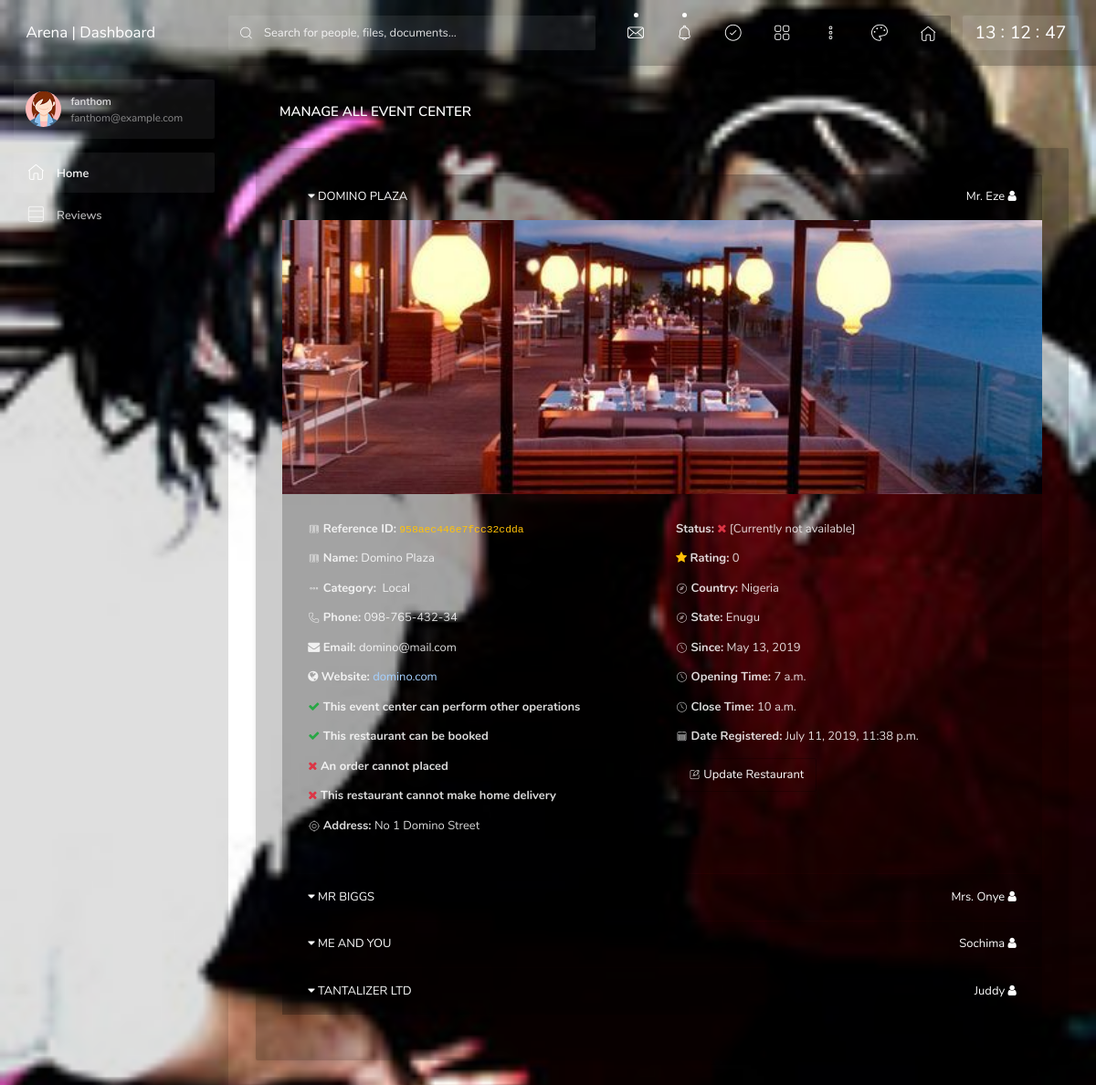
The page /dashboard/all_restaurants/ (signed in) on the database its author committed.
### index/models.py (models this page shows, shortened)
class UserProfile(AbstractUser):
    user = models.OneToOneField(settings.AUTH_USER_MODEL, on_delete=models.CASCADE, null=True)
    username = models.CharField(_('username'), max_length=20, unique=True)
    is_staff = models.BooleanField(default=False, blank=True)
    is_active = models.BooleanField(default=True)
    avatar = models.ImageField(upload_to='avatars/', default='avatars/user_avatar.png')
    date_created = models.DateTimeField(default=timezone.now, blank=True)
    USERNAME_FIELD = 'username'
    REQUIRED_FIELDS = []
    objects = CustomUserManager()

### restaurant/models.py (models this page shows, shortened)
class Restaurant(models.Model):
    CHOICES = (
        ('Local', 'LOCAL'),
        ('International', 'INTERNATIONAL')
    )
    owner = models.CharField(max_length=20, null=True)
    name = models.CharField(max_length=20, null=True)
    ref_id = models.CharField(max_length=100, null=True)
    category = models.CharField(max_length=20, choices=CHOICES, null=True)
    phone = models.CharField(max_length=20, null=True)
    mail = models.EmailField(max_length=30, null=True)
    website = models.CharField(max_length=50, null=True)
    has_extras = models.BooleanField(default=False)
    can_book = models.BooleanField(default=False)
    can_place_order = models.BooleanField(default=False)
    can_make_home_delivery = models.BooleanField(default=False)
    address = models.TextField(max_length=100, null=True)
    country = models.CharField(max_length=20, choices=countries())
    state = models.CharField(max_length=20, choices=states())
    rating = models.IntegerField(default=0)
    open_time = models.TimeField(null=True)
    close_time = models.TimeField(null=True)
    image_rep = models.ImageField(upload_to=format_restaurant_img_path)
    date_history = models.DateField(null=True)
    date_registered = models.DateTimeField(default=timezone.now)

### dashboard/views.py (the view)
# urls.py: path(r'all_restaurants/', views.view_all_restaurants, name='viewAllRestaurants'),
@login_required
def view_all_restaurants(request):
    page = request.GET.get('page')
    if page is None:
        page = 1
    restaurant = Restaurant.objects.all().order_by('date_registered')
    paginator = Paginator(restaurant, 10)
    try:
        restaurants = paginator.get_page(page)
    except PageNotAnInteger:
        restaurants = paginator.get_page(1)
    except EmptyPage:
        restaurants = Paginator.get_page(paginator.num_pages)
    return render(request, 'arena/admin/viewAllRestaurant.html', {'all_restaurant': restaurants})

### dashboard/templates/arena/admin/viewAllRestaurant.html (shortened to what this page needs)
{% extends 'arena/dash_base.html' %}
{% load static %}
{% block content %}
    <div class="content__inner">
        <header class="content__title">
            <h1>Manage All Event Center</h1>
        </header>
        <div class="card">
            <div class="card-body">
                {% if all_restaurant %}
                    <div class="accordion" id="accordionExample">
                        {% for center in all_restaurant %}
                            <div class="card">
                                <div class="card-header">
                                    <a data-toggle="collapse" data-target="#collapse{{ forloop.counter }}" class="collapsed" aria-expanded="false">
                                        <i class="fa fa-caret-down"></i>&nbsp;{{ center.name | upper }}
                                        <span class="pull-right">
                                                {{ center.owner }}&nbsp;<i class="fa fa-user"></i>
                                            </span>
                                    </a>
                                </div>
                                <div id="collapse{{ forloop.counter }}" class="collapse {% if forloop.counter == 1 %}show{% endif %}" data-parent="#accordionExample" style="">
                                    <div class="col-md-12" style="background:url('{{ center.image_rep.url }}') no-repeat center center; background-size:cover;height:300px;"></div>
                                    <div class="card-body">
                                        <div class="row">
                                            <div class="col-md-6">
                                                <p>
                                                    <b><i class="zwicon-bar-code"></i>&nbsp;Reference ID:</b>&nbsp;<code>{{ center.ref_id }}</code>
                                                </p>
                                                <p>
                                                    <b><i class="zwicon-bar-code"></i>&nbsp;Name:</b>&nbsp;{{ center.name }}
                                                </p>
                                                <p>
                                                    <b><i class="zwicon-more-v"></i>&nbsp;Category:</b>&nbsp; {{ center.category}}
                                                </p>
                                                <p>
                                                    <b><i class="zwicon-phone"></i>&nbsp;Phone:</b>&nbsp;{{ center.phone }}
                                                </p>
                                                <p>
                                                    <b><i class="fa fa-envelope"></i>&nbsp;Email:</b>&nbsp;{{ center.mail }}
                                                </p>
                                                <p>
                                                    <b><i class="fa fa-globe"></i>&nbsp;Website:</b>&nbsp;<a href="http://{{ center.website }}">{{ center.website }}</a>
                                                </p>
                                                <p>
                                                    {% if center.has_extras %}
                                                        <b><i class="fa fa-check text-success"></i>&nbsp;This event center can perform other operations</b>
                                                    {% else %}
                                                        <b><i class="fa fa-close text-danger"></i>&nbsp;This event center cannot perform other operations</b>
                                                    {% endif %}
                                                </p>
                                                <p>
                                                    {% if center.can_book %}
                                                        <b><i class="fa fa-check text-success"></i>&nbsp;This restaurant can be booked</b>
                                                    {% else %}
                                                        <b><i class="fa fa-close text-danger"></i>&nbsp;This restaurant cannot be booked</b>
                                                    {% endif %}
                                                </p>
                                                <p>
                                                    {% if center.can_place_order %}
                                                        <b><i class="fa fa-check text-success"></i>&nbsp;An order can placed</b>
                                                    {% else %}
                                                        <b><i class="fa fa-close text-danger"></i>&nbsp;An order cannot placed</b>
                                                    {% endif %}
                                                </p>
                                                <p>
                                                    {% if center.can_make_home_delivery %}
                                                        <b><i class="fa fa-check text-success"></i>&nbsp;This restaurant can make home delivery</b>
                                                    {% else %}
                                                        <b><i class="fa fa-close text-danger"></i>&nbsp;This restaurant cannot make home delivery</b>
                                                    {% endif %}
                                                </p>
                                                <p>
                                                    <b><i class="zwicon-my-location"></i>&nbsp;Address:</b>&nbsp;{{ center.address }}
                                                </p>
                                            </div>
                                            <div class="col-md-6">
                                                <p>
                                                    {% if not center.availability %}
                                                        <b>Status:</b> <i class="fa fa-close text-danger"></i>&nbsp;[Currently not available]
                                                    {% else %}
                                                        <b>Status:</b> <i class="fa fa-check text-success"></i>&nbsp;[Currently Available]
                                                    {% endif %}
                                                </p>
                                                <p>
                                                    <b><i class="fa fa-star text-warning"></i>&nbsp;Rating:</b>&nbsp;{{ center.rating }}
                                                </p>
                                                <p>
                                                    <b><i class="zwicon-compass"></i>&nbsp;Country:</b>&nbsp;{{ center.country }}
                                                </p>
                                                <p>
                                                    <b><i class="zwicon-compass"></i>&nbsp;State:</b>&nbsp;{{ center.state }}
                                                </p>
                                                <p>
                                                    <b><i class="zwicon-clock"></i>&nbsp;Since:</b>&nbsp;{{ center.date_history }}
                                                </p>
                                                <p>
                                                    <b><i class="zwicon-clock"></i>&nbsp;Opening Time:</b>&nbsp;{{ center.open_time }}
                                                </p>
                                                <p>
                                                    <b><i class="zwicon-clock"></i>&nbsp;Close Time:</b>&nbsp;{{ center.close_time }}
                                                </p>
                                                <p>
                                                    <b><i class="zwicon-calendar-month"></i>&nbsp;Date Registered:</b>&nbsp;{{ center.date_registered }}
                                                </p>
                                                <p>
                                                    <a href="{% url 'arena:arena_dashboard:addRestaurant'%}?center={{ center.ref_id }}&id={{ center.id }}&pos={{ all_restaurant.number }}" class="btn btn-outline-theme-dark"><i class="zwicon-edit-square-feather"></i> Update Restaurant</a>
                                                </p>
                                            </div>
                                        </div>
                                    </div>
                                </div>
                            </div>
                        {% endfor %}
                        <div class="col-md-12" style="padding-top:20px">
                        </div>
                    </div>
                {% else %}
                    <h2>No Restaurant Available</h2>
                {% endif %}
            </div>
        </div>
    </div>
{% endblock %}

### dashboard/templates/arena/dash_base.html (shortened to what this page needs)
<!DOCTYPE html>
<html lang="en">
<head>
    {% load static %}
    <link rel="stylesheet" href="{% static 'arena/resources/vendors/zwicon/zwicon.min.css' %}">
    <link rel="stylesheet" href="{% static 'arena/resources/vendors/animate.css/animate.min.css' %}">
    <link rel="stylesheet" href="{% static 'arena/resources/vendors/overlay-scrollbars/OverlayScrollbars.min.css' %}">
    <link rel="stylesheet" href="{% static 'arena/resources/vendors/fullcalendar/core/main.min.css' %}">
    <link rel="stylesheet" href="{% static 'arena/resources/vendors/fullcalendar/daygrid/main.min.css' %}">
    <link rel="stylesheet" href="{% static 'arena/plugins/font-awesome-4.7.0/css/font-awesome.min.css' %}">
    <link rel="stylesheet" href="{% static 'arena/resources/css/app.min.css' %}">
    <link rel="stylesheet" href="{% static 'arena/resources/css/custom.css' %}">
</head>
<body data-sa-theme="2">
<main class="main" id="arena-dashboard">
    <header class="header">
        <div class="logo d-none d-sm-inline-flex">
            <a href="{% url 'arena:arena_dashboard:index' %}">Arena | Dashboard</a>
        </div>
        <form class="search">
            <div class="search__inner">
                <input type="text" class="search__text" placeholder="Search for people, files, documents...">
                <i class="zwicon-search search__helper"></i>
            </div>
        </form>
        <ul class="top-nav">
            <li class="dropdown">
                <a href="#" data-toggle="dropdown" class="top-nav__notify"><i class="zwicon-mail"></i></a>
            </li>
            <li class="dropdown top-nav__notifications">
                <a href="#" data-toggle="dropdown" class="top-nav__notify">
                    <i class="zwicon-bell"></i>
                </a>
            </li>
            <li class="dropdown d-none d-sm-inline-block">
                <a href="#" data-toggle="dropdown"><i class="zwicon-checkmark-circle"></i></a>
            </li>
            <li class="dropdown d-none d-sm-inline-block">
                <a href="#" data-toggle="dropdown"><i class="zwicon-grid"></i></a>
            </li>
            <li class="dropdown d-none d-sm-inline-block">
                <a href="#" data-toggle="dropdown"><i class="zwicon-more-h"></i></a>
            </li>
            <li class="d-none d-sm-inline-block">
                <a href="#" class="top-nav__themes" data-sa-action="aside-open" data-sa-target=".themes"><i class="zwicon-palette"></i></a>
            </li>
            <li class="d-none d-sm-inline-block">
                <a class="btn btn-theme-dark btn--icon" href="{% url 'arena:index' %}"><i class="zwicon-home"></i></a>
            </li>
        </ul>
        <div class="clock d-none d-md-inline-block">
            <div class="time">
                <span class="time__hours"></span>
                <span class="time__min"></span>
                <span class="time__sec"></span>
            </div>
        </div>
    </header>
    <aside class="sidebar ">
        <div class="scrollbar">
            <div class="user">
                <div class="user__info" data-toggle="dropdown">
                    <img class="user__img" src="{{ user.avatar.url }}" alt="">
                    <div>
                        <div class="user__name js-uname">{{ user.username }}</div>
                        <div class="user__email js-email">{{ user.email }}</div>
                    </div>
                </div>
            </div>
            <ul class="navigation">
                <li class="navigation__active"><a href="{% url 'arena:arena_dashboard:index' %}"><i class="zwicon-home"></i> Home</a></li>
                {% if not user.is_staff %}
                    <li class="navigation__sub">
                        <a href="#"><i class="zwicon-three-h"></i> Reviews</a>
                    </li>
                {% endif %}
            </ul>
        </div>
    </aside>
    <section class="content" id="dash_content">
        {% block content %}
        {% endblock %}
    </section>
</main>
</body>
</html>

### rows shown on the page
UserProfile: avatar (picture), username "fanthom", email "fanthom@example.com"
Restaurant: name "DOMINO PLAZA", owner "Mr. Eze", image_rep (picture), ref_id "958aec446e7fcc32cdda", name "Domino Plaza", category "Local", phone "098-765-432-34", mail "domino@mail.com", website "domino.com", has_extras True (drawn), shows "This event center can perform other operations", can_book True (drawn), can_place_order False (drawn), can_make_home_delivery False (drawn), shows "This restaurant cannot make home delivery", address "No 1 Domino Street", shows "Status:", rating "0", country "Nigeria", state "Enugu", date_history "May 13, 2019", open_time "7 a.m.", close_time "10 a.m.", date_registered "July 11, 2019, 11:38 p.m."
Restaurant: name "MR BIGGS", owner "Mrs. Onye"
Restaurant: name "ME AND YOU", owner "Sochima"
Restaurant: name "TANTALIZER LTD", owner "Juddy"
